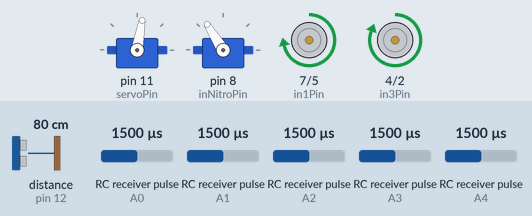
Recording of a sketch running on a simulated Arduino Uno, built with avr-gcc and run on an emulated ATmega328P. On the bench: 2 × servo, motor-driver pin pairs drawn as motors (green arrow = first pin HIGH = forward, orange = second pin HIGH = backward, longer = more drive, scaled by the enable pin). Wiring (inferred from the names in the program): ultrasonic range finder: trigger pin 13; echo pin 12; 5 × RC receiver channel: data A0 / data A1 / data A2 / data A3 / data A4. The inputs (shaded band) are chosen by the test bench; at power-on: distance to the obstacle (sensor on pin 12) 80 cm, RC receiver pulse (sensors on A3, A0, A1, A2, A4) 1500 µs. The echo pulse lasts 58.3 µs per cm.

Above: at 11.27 s.
11.7 s: distance to the obstacle (sensor on pin 12) set to 22 cm
At 12.28 s:
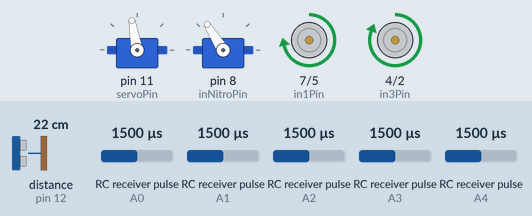
14.7 s: distance to the obstacle (sensor on pin 12) set to 19 cm
At 15.5 s:
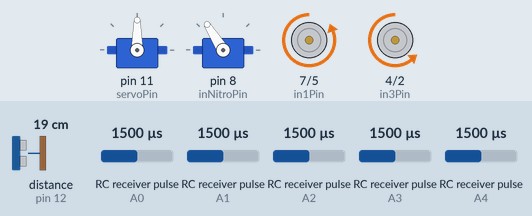
17.7 s: RC receiver pulse (sensor on A3) set to 1368 µs
20.7 s: RC receiver pulse (sensor on A3) set to 1335 µs
At 21.4 s:
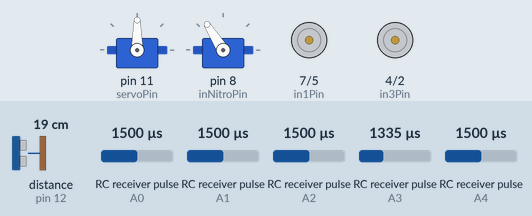
22.2 s: RC receiver pulse (sensor on A0) set to 1610 µs
23.7 s: RC receiver pulse (sensor on A0) set to 1642 µs
At 24.6 s:
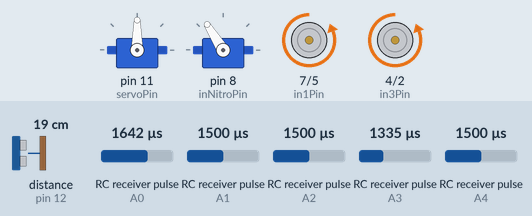
Timing chart, 0 to 26.2 s (numbered marks = the images above; inputs shaded):
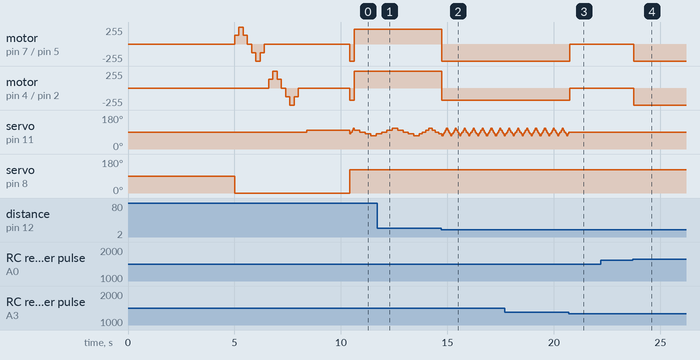

The sketch:

RadioSpyCar.ino
```cpp
/*
* Firmware for the ”2WD Ultrasonic Motor Robot Car Kit”
*
* Stephen A. Edwards
*
* Hardware configuration :
* A pair of DC motors driven by an L298N H bridge motor driver
* An HC−SR04 ultrasonic range sensor mounted atop a small hobby servo
*/
#include <Servo.h>
#include <math.h>
#include <EnableInterrupt.h>

#define SERIAL_PORT_SPEED 57600
#define RC_NUM_CHANNELS  5

#define RC_CH1  0 // Forward Axis
#define RC_CH2  1 // Left Axis
#define RC_CH3  2 // Servo Left Axis
#define RC_CH4  3 // Hand mode
#define RC_CH5  4 // Servo Nitro

#define RC_CH1_INPUT  A0
#define RC_CH2_INPUT  A1
#define RC_CH3_INPUT  A2
#define RC_CH4_INPUT  A3
#define RC_CH5_INPUT  A4

uint16_t rc_values[RC_NUM_CHANNELS];
uint32_t rc_start[RC_NUM_CHANNELS];
volatile uint16_t rc_shared[RC_NUM_CHANNELS];

Servo servo;
Servo nitro;
// Ultrasonic Module pins
const int trigPin = 13; // 10 microsecond high pulse causes chirp , wait 50 us
const int echoPin = 12; // Width of high pulse indicates distance
// Servo motor that aims ultrasonic sensor .
const int servoPin = 11; // PWM output for hobby servo
// Motor control pins : L298N H bridge
const int enAPin = 6; // Left motor PWM speed control
const int in1Pin = 7; // Left motor Direction 1
const int in2Pin = 5; // Left motor Direction 2
const int in3Pin = 4; // Right motor Direction 1
const int in4Pin = 2; // Right motor Direction 2
const int enBPin = 3; // Right motor PWM speed control
const int inNitroPin = 8;
int firstSignal = 0;

enum Motor { LEFT, RIGHT };

// Set motor speed: 255 full ahead, −255 full reverse , 0 stop
void go( enum Motor m, int speed) {
  digitalWrite (m == LEFT ? in1Pin : in3Pin , speed > 0 ? HIGH : LOW );
  digitalWrite (m == LEFT ? in2Pin : in4Pin , speed <= 0 ? HIGH : LOW );
  analogWrite(m == LEFT ? enAPin : enBPin, speed < 0 ? -speed : speed );
}

void rc_read_values() {
  noInterrupts();
  memcpy(rc_values, (const void *)rc_shared, sizeof(rc_shared));
  interrupts();
}

void calc_input(uint8_t channel, uint8_t input_pin) {
  if (digitalRead(input_pin) == HIGH) {
    rc_start[channel] = micros();
  } else {
    uint16_t rc_compare = (uint16_t)(micros() - rc_start[channel]);
    rc_shared[channel] = rc_compare;
  }
}

void calc_ch1() { calc_input(RC_CH1, RC_CH1_INPUT); }
void calc_ch2() { calc_input(RC_CH2, RC_CH2_INPUT); }
void calc_ch3() { calc_input(RC_CH3, RC_CH3_INPUT); }
void calc_ch4() { calc_input(RC_CH4, RC_CH4_INPUT); }
void calc_ch5() { calc_input(RC_CH5, RC_CH5_INPUT); }

float * getControllerValue() {
  rc_read_values();

  static float r[5];
  // r[0] is the acceleration we want for the car (from 255 to -255)
  // r[1] is the rotation of wheels(from 255(left) to -255(rigth))
  r[0] = -((((rc_values[RC_CH1]/10.0)-110)/81)*500 - 255); // Forward Axis
  r[1] = -((((rc_values[RC_CH2]/10.0)-110)/81)*500 - 255); // Left Axis
  r[2] = 6 - ((((rc_values[RC_CH3]/10.0)-110)/81)*6); // Servo Left Axis
  r[3] = -((((rc_values[RC_CH4]/10.0)-110)/81)*500 - 255); // Hand Mode
  r[4] = -((((rc_values[RC_CH5]/10.0)-110)/81)*500 - 255); // Nitro Mode

  return r;
}

// Initial motor test :
// left motor forward then back
// right motor forward then back
void testMotors ()
{
  static int speed[8] = { 128, 255, 128, 0 , -128, -255, -128, 0};
  go(RIGHT, 0);
  for (unsigned char i = 0 ; i < 8 ; i++)
    go(LEFT, speed[i]), delay (200);

  for (unsigned char i = 0 ; i < 8 ; i++)
    go(RIGHT, speed[i]), delay (200);
}

// Read distance from the ultrasonic sensor , return distance in mm
//
// Speed of sound in dry air , 20C is 343 m/s
// pulseIn returns time in microseconds (10ˆ−6)
// 2d = p * 10ˆ−6 s * 343 m/s = p * 0.00343 m = p * 0.343 mm/us
unsigned int readDistance () {
  digitalWrite ( trigPin , HIGH );
  delayMicroseconds (10);
  digitalWrite ( trigPin , LOW );
  unsigned long period = pulseIn ( echoPin, HIGH );
  return period * 343 / 2000;
}

#define NUM_ANGLES 5
unsigned char sensorAngle[NUM_ANGLES] = { 70, 80, 90, 100, 110 };
unsigned int distance[NUM_ANGLES];
// Scan the area ahead by sweeping the ultrasonic sensor left and right
// and recording the distance observed. This takes a reading , then
// sends the servo to the next angle. Call repeatedly once every 50 ms or so.
void readNextDistance ()
{
  static unsigned char angleIndex = 0;
  static signed char step = 1;
  distance[angleIndex ] = readDistance();
  angleIndex += step ;
  if (angleIndex == NUM_ANGLES - 1) step = -1;
  else if (angleIndex == 0) step = 1;
  servo.write(sensorAngle[angleIndex]);
}

void forwardToAngle(int angleIndex){
  int delayWait = 1;
  switch(angleIndex){
    case 0:
      go(LEFT, 220);
      go(RIGHT, 255);
      delayWait = 2;
      break;
    case 1:
      go(LEFT, 220);
      go(RIGHT, 255);
      delayWait = 1;
      break;
    case 2:
      go(LEFT, 255);
      go(RIGHT, 255);
      delayWait = 2;
      break;
    case 3:
      go(LEFT, 255);
      go(RIGHT, 220);
      delayWait = 1;
      break;
    case 4:
      go(LEFT, 255);
      go(RIGHT, 220);
      delayWait = 2;
      break;
  }
  delay(100*delayWait);
}

void autoMode(){
  readNextDistance ();
  // See if something is too close at any angle
  unsigned char tooClose = 0;
  unsigned int longerAngleIndex = -1;
  unsigned int longerAngleValue = 0;
  for (unsigned int i = 0; i < NUM_ANGLES; i++) {

    if(distance[i] < 200){
      tooClose = 1;
    }

    if(distance[i] >= 300){
      if(longerAngleIndex == -1 || distance[i] > longerAngleValue){
        longerAngleIndex = i;
        longerAngleValue = distance[i];
      }
    }
  }

  if (tooClose) {
    // Something's nearby: back up left
    go(LEFT, -255);
    go(RIGHT, -180);
  } else {
    // Nothing in our way: go forward
    forwardToAngle(longerAngleIndex);
  }
}

int * controllerMoving(float forwardAxis, float leftAxis){
  float left = 0;
  float right = 0;

  if(forwardAxis > 70 || forwardAxis < -70 || leftAxis > 70 || leftAxis < -70){

    if(forwardAxis > 70){
      if(leftAxis > 70){
        left = 128;
        right = 255;
      } else if(leftAxis < -70){
        left = 255;
        right = 128;
      } else {
        left = 255;
        right = 255;
      }
    } else if (forwardAxis < -70){
      if(leftAxis > 70){
        left = -128;
        right = -255;
      } else if(leftAxis < -70){
        left = -255;
        right = -128;
      } else {
        left = -255;
        right = -255;
      }
    } else {
      if(leftAxis > 70){
        left = -128;
        right = 128;
      } else if(leftAxis < -70){
        left = 128;
        right = -128;
      }
    }
  }

  static int r[2];
  r[0] = (int) left;
  r[1] = (int) right;

  return r;
}

void motorAngle(float leftAxis){
  int roundAxis = (int) floor(leftAxis);
  if(roundAxis >= 6){
    roundAxis = 4;
  } else if(roundAxis <= 0){
    roundAxis = 0;
  } else if(roundAxis == 5) {
    roundAxis = 3;
  } else if(roundAxis == 2 || roundAxis == 3 || roundAxis == 4){
    roundAxis = 2;
  }
  servo.write(sensorAngle[roundAxis]);
}

void nitroHandler(float power){
  int nitroSpeed = 0;
  if(power > 175){
    nitroSpeed = 0;
  } else if (power > 100) {
    nitroSpeed = 1600;
  } else if (power > 75) {
    nitroSpeed = 1700;
  } else if (power > -75) {
    nitroSpeed = 1800;
  } else {
    nitroSpeed = 1900;
  }

  nitro.writeMicroseconds(nitroSpeed);
}

// Initial configuration
//
// Configure the input and output pins
// Center the servo
// Turn off the motors
// Test the motors
// Scan the surroundings once
//
void setup () {
  Serial.begin(SERIAL_PORT_SPEED);
  pinMode(trigPin , OUTPUT);

  pinMode(echoPin, INPUT);
  digitalWrite ( trigPin , LOW);
  pinMode(enAPin, OUTPUT);
  pinMode(in1Pin, OUTPUT);
  pinMode(in2Pin, OUTPUT);
  pinMode(in3Pin, OUTPUT);
  pinMode(in4Pin, OUTPUT);
  pinMode(enBPin, OUTPUT);
  pinMode(inNitroPin, OUTPUT);
  pinMode(RC_CH1_INPUT, INPUT);
  pinMode(RC_CH2_INPUT, INPUT);
  pinMode(RC_CH3_INPUT, INPUT);
  pinMode(RC_CH4_INPUT, INPUT);
  pinMode(RC_CH5_INPUT, INPUT);


  servo.attach(servoPin);
  nitro.attach(inNitroPin);

  delay(5000);

  servo.write(90);
  // Starting Nitro Servo by sending a small signal
  nitro.writeMicroseconds(500);

  enableInterrupt(RC_CH1_INPUT, calc_ch1, CHANGE);
  enableInterrupt(RC_CH2_INPUT, calc_ch2, CHANGE);
  enableInterrupt(RC_CH3_INPUT, calc_ch3, CHANGE);
  enableInterrupt(RC_CH4_INPUT, calc_ch4, CHANGE);
  enableInterrupt(RC_CH5_INPUT, calc_ch5, CHANGE);

  go(LEFT, 0);
  go(RIGHT, 0);
  testMotors();
  // Scan the surroundings before starting
  //servo.write(sensorAngle[3]);
  delay(200);

  servo.write(sensorAngle[3]);
  delay(2000);

}

// Main loop:
//
// Get the next sensor reading
// If anything appears to be too close , back up
// Otherwise, go forward
//
void loop() {

  float * commands = getControllerValue();
  bool automod = true;
  if(firstSignal == 0){
    firstSignal = commands[3];
  } else if (commands[3] > firstSignal + 50 || commands[3] < firstSignal - 50){
    automod = false;
  }
  if(commands[3] < 100 || automod){
    autoMode();
  } else if(commands[3] > 100){
    int * axis = controllerMoving(commands[0], commands[1]);
    motorAngle(commands[2]);

    go(LEFT, axis[0]);
    go(RIGHT, axis[1]);
  }
  nitroHandler(commands[4]);
  // Check the next direction in 50 ms
  delay (50);

}
```

Measured:
- the behaviour switches between 21 and 20 cm on distance to the obstacle (sensor on pin 12) (found by bisection; images 1 and 2)
- the behaviour switches between 1350 and 1349 µs on RC receiver pulse (sensor on A3) (found by bisection; images 2 and 3)
- the behaviour switches between 1625 and 1626 µs on RC receiver pulse (sensor on A0) (found by bisection; images 3 and 4)
- after the input at 11.7 s, motor on pin 7 (in1Pin) / pin 5 (in2Pin): stays forward 220/255 (without the input it goes to forward 255/255 after 0.72 s); motor on pin 4 (in3Pin) / pin 2 (in4Pin): stays forward 255/255 (without the input it goes to forward 220/255 after 0.72 s)
- after the input at 14.7 s, motor on pin 7 (in1Pin) / pin 5 (in2Pin): forward 220/255 → backward 255/255 at once; motor on pin 4 (in3Pin) / pin 2 (in4Pin): forward 255/255 → backward 180/255 at once
- after the input at 20.7 s, motor on pin 7 (in1Pin) / pin 5 (in2Pin): backward 255/255 → stopped after 0.05 s; motor on pin 4 (in3Pin) / pin 2 (in4Pin): backward 180/255 → stopped after 0.05 s; servo on pin 11 (servoPin): goes on until 20.7 s, then stays 90°
- after the input at 22.2 s, every drawn part: stays the same
- after the input at 23.7 s, motor on pin 7 (in1Pin) / pin 5 (in2Pin), motor on pin 4 (in3Pin) / pin 2 (in4Pin): stopped → backward 255/255 at once
- by itself, servo on pin 11 (servoPin): repeats every 0.42 s: 90° 0.05 s, 100° 0.05 s, 110° 0.05 s, 100° 0.05 s, 90° 0.05 s, 80° 0.05 s, 70° 0.05 s, 80° 0.05 s
